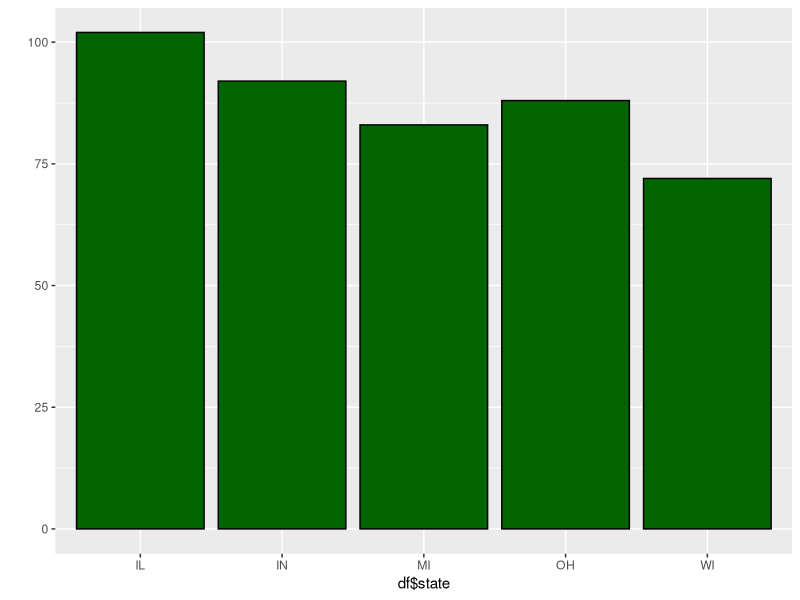
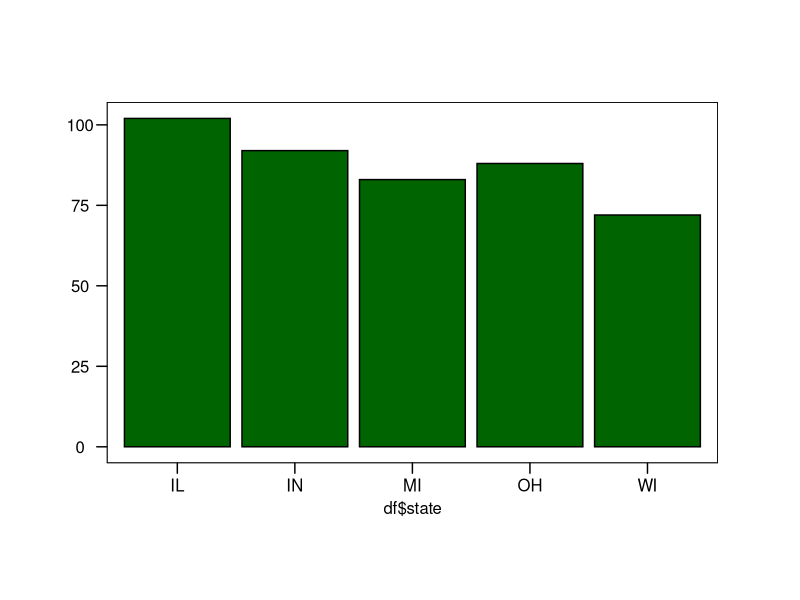
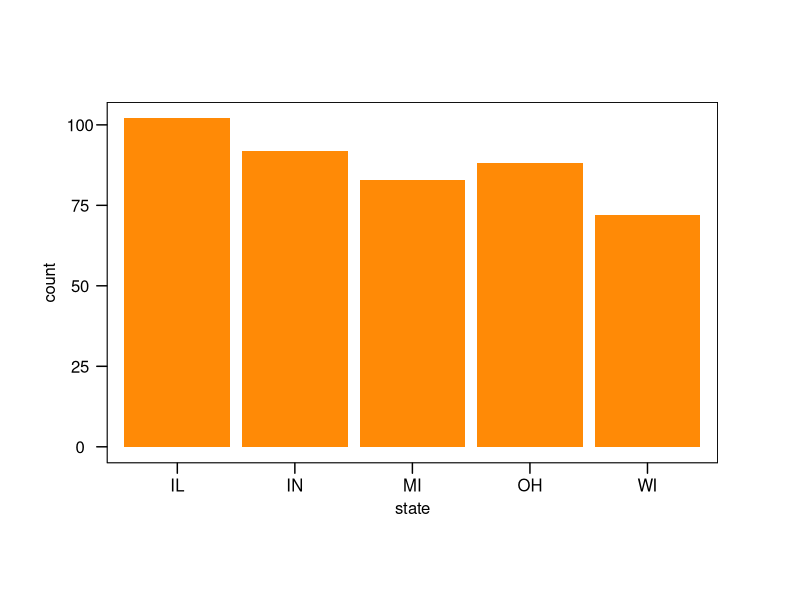
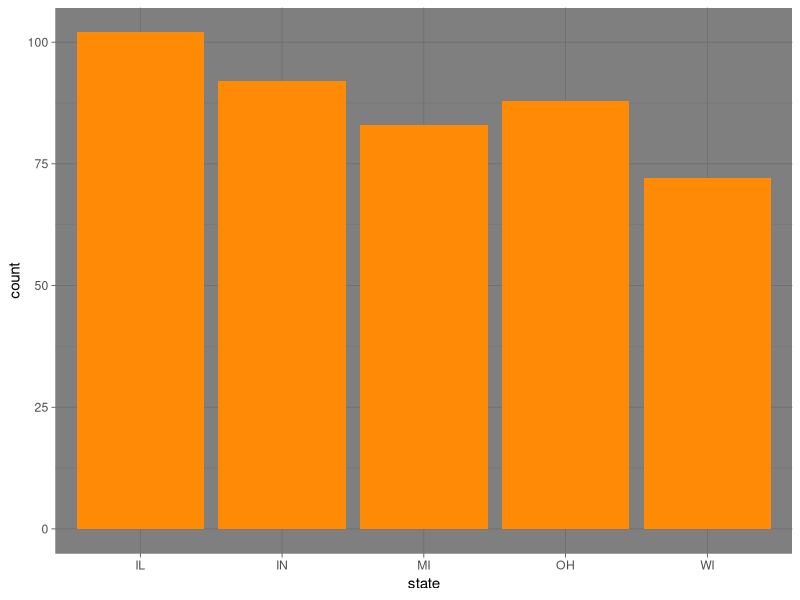
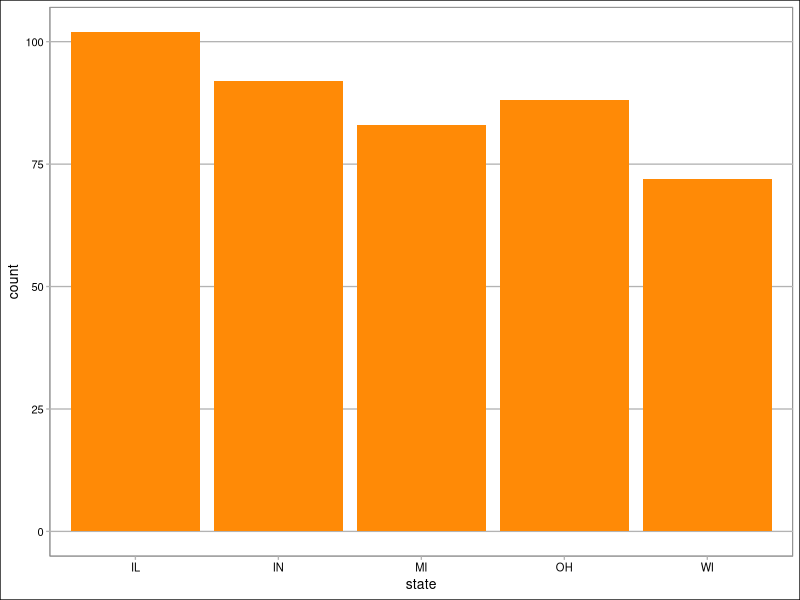
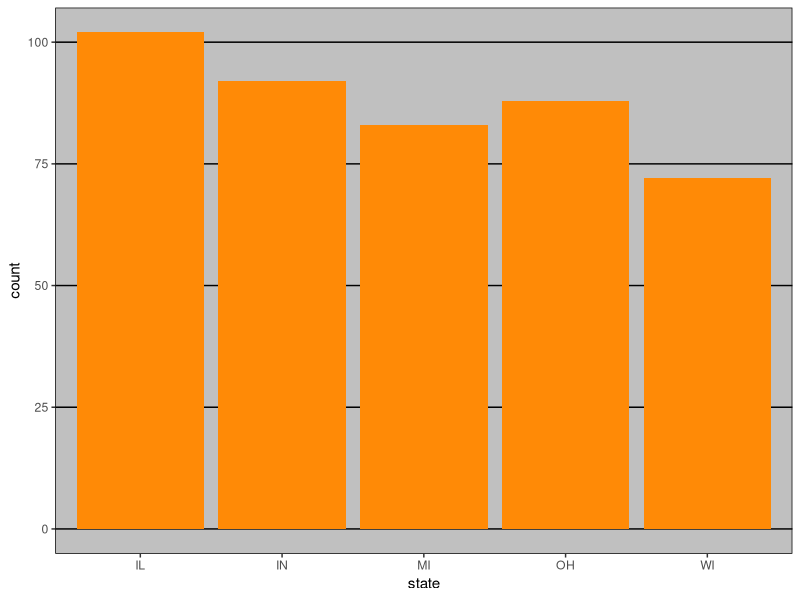
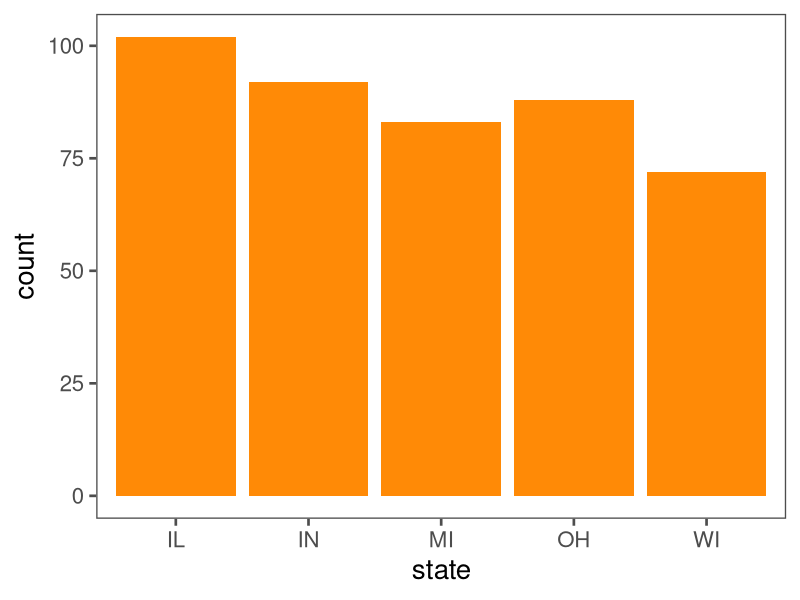
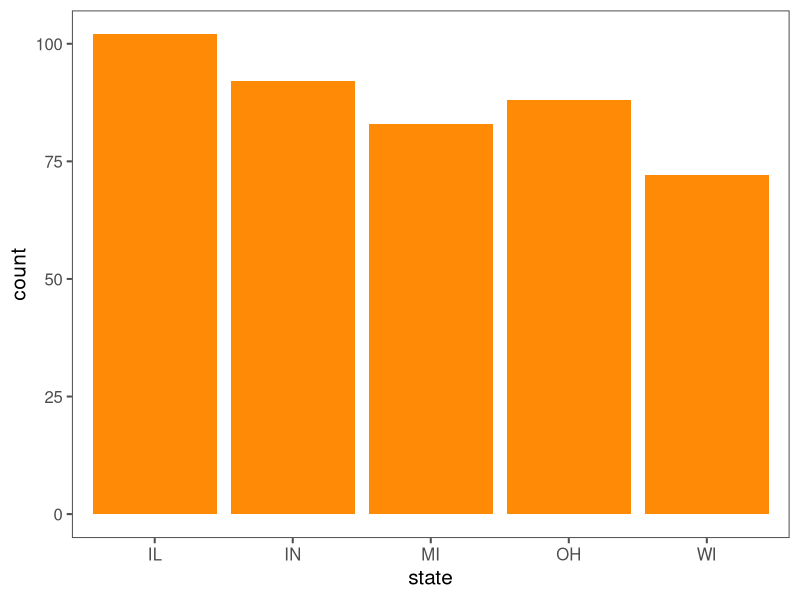

Source code (R) for these figures, in order:
## ---- chunk 1

library(ggplot2)
library(ggthemes)

df <- midwest #remember, data frame, so use $ to call columns

head(df)
str(df)

p1 <- qplot(x=df$state, color=I("black"), fill=I("darkgreen"))
p1
#p1+ theme_base()
p1 + theme_par()

p2 <- ggplot(data=df,
             mapping = aes(x=state),
             color=I("black"),
             fill=I("blue")) + geom_histogram(stat="count", fill=I("#FF8A06"))#don't need $ because we're in the data frame

#p2 + theme_base()
p2 + theme_par()
p2 + theme_dark()
p2 + theme_calc()
p2 + theme_excel()
p2 + theme_few(base_size=20)
p2 + theme_few(base_size=15)
p2 + theme_few(base_size=12)


# changing labels

p2 + theme_few(base_size=12) + labs(x="State", y="Count", title="States in the Midwest", caption="This is my caption about the graph I just made.") + theme(plot.title=element_text(hjust=.5), plot.caption=element_text(hjust=0))

# Changing the fill to a custom color

p2 + theme_few(base_size=12) + labs(x="State", y="Count", title="States in the Midwest", caption="This is my caption about the graph I just made.") + theme(plot.title=element_text(hjust=.5), plot.caption=element_text(hjust=0))


p3 <- ggplot(data=df,
             mapping = aes(x=state, y=poptotal),
             color=I("black"),
             fill=I("blue")) + geom_boxplot()

p3

p3 <- ggplot(data=df,
             mapping = aes(x=state, y=poptotal),
             color=I("black"),
             fill=I("blue")) + 
  geom_point(size=3, position=position_jitter(width=0.2, height=0.7))
p3

p4 <- ggplot(data=df,
             mapping=aes(x=county, y=percollege)) + geom_point()
p4

p5 <- ggplot(data=df, mapping=aes(x=state, y=category)) + facet_grid(category~state) + geom_point()
p5

